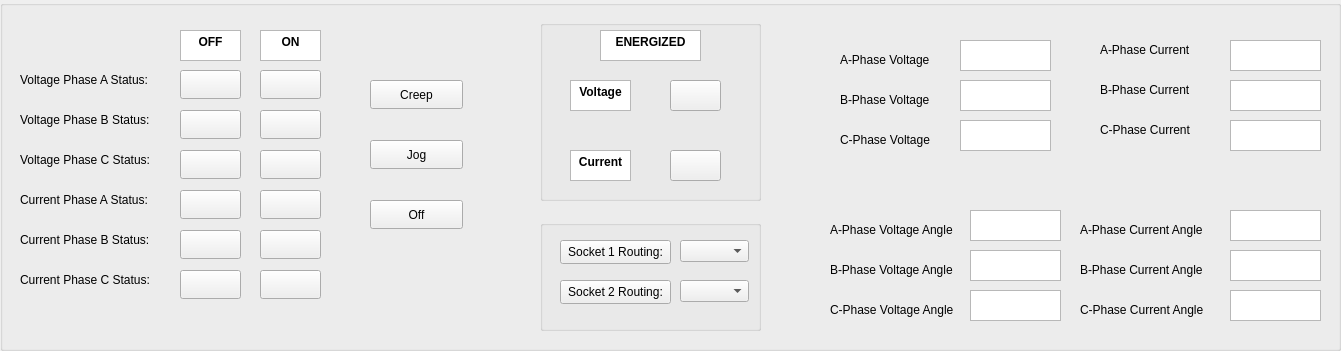
  <widget class="QGroupBox" name="groupBox">
   <property name="geometry">
    <rect>
     <x>10</x>
     <y>60</y>
     <width>1341</width>
     <height>351</height>
    </rect>
   </property>
   <property name="title">
    <string/>
   </property>
   <widget class="QPushButton" name="pB_creep">
    <property name="geometry">
     <rect>
      <x>370</x>
      <y>80</y>
      <width>93</width>
      <height>29</height>
     </rect>
    </property>
    <property name="text">
     <string>Creep</string>
    </property>
   </widget>
   <widget class="QPushButton" name="pB_jog">
    <property name="geometry">
     <rect>
      <x>370</x>
      <y>140</y>
      <width>93</width>
      <height>29</height>
     </rect>
    </property>
    <property name="text">
     <string>Jog</string>
    </property>
   </widget>
   <widget class="QPushButton" name="pB_off">
    <property name="geometry">
     <rect>
      <x>370</x>
      <y>200</y>
      <width>93</width>
      <height>29</height>
     </rect>
    </property>
    <property name="text">
     <string>Off</string>
    </property>
   </widget>
   <widget class="QPushButton" name="pB_vaOff">
    <property name="geometry">
     <rect>
      <x>180</x>
      <y>70</y>
      <width>61</width>
      <height>29</height>
     </rect>
    </property>
    <property name="text">
     <string/>
    </property>
   </widget>
   <widget class="QPushButton" name="pB_vaOn">
    <property name="geometry">
     <rect>
      <x>260</x>
      <y>70</y>
      <width>61</width>
      <height>29</height>
     </rect>
    </property>
    <property name="text">
     <string/>
    </property>
   </widget>
   <widget class="QPushButton" name="pB_vbOff">
    <property name="geometry">
     <rect>
      <x>180</x>
      <y>110</y>
      <width>61</width>
      <height>29</height>
     </rect>
    </property>
    <property name="text">
     <string/>
    </property>
   </widget>
   <widget class="QPushButton" name="pB_vbOn">
    <property name="geometry">
     <rect>
      <x>260</x>
      <y>110</y>
      <width>61</width>
      <height>29</height>
     </rect>
    </property>
    <property name="text">
     <string/>
    </property>
   </widget>
   <widget class="QPushButton" name="pB_vcOff">
    <property name="geometry">
     <rect>
      <x>180</x>
      <y>150</y>
      <width>61</width>
      <height>29</height>
     </rect>
    </property>
    <property name="text">
     <string/>
    </property>
   </widget>
   <widget class="QPushButton" name="pB_vcOn">
    <property name="geometry">
     <rect>
      <x>260</x>
      <y>150</y>
      <width>61</width>
      <height>29</height>
     </rect>
    </property>
    <property name="text">
     <string/>
    </property>
   </widget>
   <widget class="QPushButton" name="pB_iaOff">
    <property name="geometry">
     <rect>
      <x>180</x>
      <y>190</y>
      <width>61</width>
      <height>29</height>
     </rect>
    </property>
    <property name="text">
     <string/>
    </property>
   </widget>
   <widget class="QPushButton" name="pB_iaOn">
    <property name="geometry">
     <rect>
      <x>260</x>
      <y>190</y>
      <width>61</width>
      <height>29</height>
     </rect>
    </property>
    <property name="text">
     <string/>
    </property>
   </widget>
   <widget class="QPushButton" name="pB_ibOff">
    <property name="geometry">
     <rect>
      <x>180</x>
      <y>230</y>
      <width>61</width>
      <height>29</height>
     </rect>
    </property>
    <property name="text">
     <string/>
    </property>
   </widget>
   <widget class="QPushButton" name="pB_ibOn">
    <property name="geometry">
     <rect>
      <x>260</x>
      <y>230</y>
      <width>61</width>
      <height>29</height>
     </rect>
    </property>
    <property name="text">
     <string/>
    </property>
   </widget>
   <widget class="QPushButton" name="pB_icOff">
    <property name="geometry">
     <rect>
      <x>180</x>
      <y>270</y>
      <width>61</width>
      <height>29</height>
     </rect>
    </property>
    <property name="text">
     <string/>
    </property>
   </widget>
   <widget class="QPushButton" name="pB_icOn">
    <property name="geometry">
     <rect>
      <x>260</x>
      <y>270</y>
      <width>61</width>
      <height>29</height>
     </rect>
    </property>
    <property name="text">
     <string/>
    </property>
   </widget>
   <widget class="QTextBrowser" name="label_offManualControl">
    <property name="geometry">
     <rect>
      <x>180</x>
      <y>30</y>
      <width>61</width>
      <height>31</height>
     </rect>
    </property>
    <property name="html">
     <string>&lt;!DOCTYPE HTML PUBLIC &quot;-//W3C//DTD HTML 4.0//EN&quot; &quot;http://www.w3.org/TR/REC-html40/strict.dtd&quot;&gt;
&lt;html&gt;&lt;head&gt;&lt;meta name=&quot;qrichtext&quot; content=&quot;1&quot; /&gt;&lt;style type=&quot;text/css&quot;&gt;
p, li { white-space: pre-wrap; }
&lt;/style&gt;&lt;/head&gt;&lt;body style=&quot; font-family:'MS Shell Dlg 2'; font-size:9.75pt; font-weight:400; font-style:normal;&quot;&gt;
&lt;p align=&quot;center&quot; style=&quot; margin-top:0px; margin-bottom:0px; margin-left:0px; margin-right:0px; -qt-block-indent:0; text-indent:0px;&quot;&gt;&lt;span style=&quot; font-family:'Segoe UI'; font-size:9pt; font-weight:696;&quot;&gt;OFF&lt;/span&gt;&lt;/p&gt;&lt;/body&gt;&lt;/html&gt;</string>
    </property>
   </widget>
   <widget class="QTextBrowser" name="label_onManualControl">
    <property name="geometry">
     <rect>
      <x>260</x>
      <y>30</y>
      <width>61</width>
      <height>31</height>
     </rect>
    </property>
    <property name="html">
     <string>&lt;!DOCTYPE HTML PUBLIC &quot;-//W3C//DTD HTML 4.0//EN&quot; &quot;http://www.w3.org/TR/REC-html40/strict.dtd&quot;&gt;
&lt;html&gt;&lt;head&gt;&lt;meta name=&quot;qrichtext&quot; content=&quot;1&quot; /&gt;&lt;style type=&quot;text/css&quot;&gt;
p, li { white-space: pre-wrap; }
&lt;/style&gt;&lt;/head&gt;&lt;body style=&quot; font-family:'MS Shell Dlg 2'; font-size:9.75pt; font-weight:400; font-style:normal;&quot;&gt;
&lt;p align=&quot;center&quot; style=&quot; margin-top:0px; margin-bottom:0px; margin-left:0px; margin-right:0px; -qt-block-indent:0; text-indent:0px;&quot;&gt;&lt;span style=&quot; font-family:'Segoe UI'; font-size:9pt; font-weight:696;&quot;&gt;ON&lt;/span&gt;&lt;/p&gt;&lt;/body&gt;&lt;/html&gt;</string>
    </property>
   </widget>
   <widget class="QLabel" name="label">
    <property name="geometry">
     <rect>
      <x>20</x>
      <y>70</y>
      <width>141</width>
      <height>20</height>
     </rect>
    </property>
    <property name="text">
     <string>Voltage Phase A Status:</string>
    </property>
   </widget>
   <widget class="QLabel" name="label_2">
    <property name="geometry">
     <rect>
      <x>20</x>
      <y>110</y>
      <width>141</width>
      <height>20</height>
     </rect>
    </property>
    <property name="text">
     <string>Voltage Phase B Status:</string>
    </property>
   </widget>
   <widget class="QLabel" name="label_3">
    <property name="geometry">
     <rect>
      <x>20</x>
      <y>150</y>
      <width>141</width>
      <height>20</height>
     </rect>
    </property>
    <property name="text">
     <string>Voltage Phase C Status:</string>
    </property>
   </widget>
   <widget class="QLabel" name="label_4">
    <property name="geometry">
     <rect>
      <x>20</x>
      <y>190</y>
      <width>141</width>
      <height>20</height>
     </rect>
    </property>
    <property name="text">
     <string>Current Phase A Status:</string>
    </property>
   </widget>
   <widget class="QLabel" name="label_5">
    <property name="geometry">
     <rect>
      <x>20</x>
      <y>230</y>
      <width>141</width>
      <height>20</height>
     </rect>
    </property>
    <property name="text">
     <string>Current Phase B Status:</string>
    </property>
   </widget>
   <widget class="QLabel" name="label_6">
    <property name="geometry">
     <rect>
      <x>20</x>
      <y>270</y>
      <width>141</width>
      <height>20</height>
     </rect>
    </property>
    <property name="text">
     <string>Current Phase C Status:</string>
    </property>
   </widget>
   <widget class="QTextEdit" name="TB_va">
    <property name="geometry">
     <rect>
      <x>960</x>
      <y>40</y>
      <width>91</width>
      <height>31</height>
     </rect>
    </property>
   </widget>
   <widget class="QTextEdit" name="TB_vb">
    <property name="geometry">
     <rect>
      <x>960</x>
      <y>80</y>
      <width>91</width>
      <height>31</height>
     </rect>
    </property>
   </widget>
   <widget class="QTextEdit" name="TB_vc">
    <property name="geometry">
     <rect>
      <x>960</x>
      <y>120</y>
      <width>91</width>
      <height>31</height>
     </rect>
    </property>
   </widget>
   <widget class="QTextEdit" name="TB_vaAngle">
    <property name="geometry">
     <rect>
      <x>970</x>
      <y>210</y>
      <width>91</width>
      <height>31</height>
     </rect>
    </property>
   </widget>
   <widget class="QTextEdit" name="TB_vbAngle">
    <property name="geometry">
     <rect>
      <x>970</x>
      <y>250</y>
      <width>91</width>
      <height>31</height>
     </rect>
    </property>
   </widget>
   <widget class="QTextEdit" name="TB_vcAngle">
    <property name="geometry">
     <rect>
      <x>970</x>
      <y>290</y>
      <width>91</width>
      <height>31</height>
     </rect>
    </property>
   </widget>
   <widget class="QTextEdit" name="TB_ia">
    <property name="geometry">
     <rect>
      <x>1230</x>
      <y>40</y>
      <width>91</width>
      <height>31</height>
     </rect>
    </property>
   </widget>
   <widget class="QTextEdit" name="TB_ib">
    <property name="geometry">
     <rect>
      <x>1230</x>
      <y>80</y>
      <width>91</width>
      <height>31</height>
     </rect>
    </property>
   </widget>
   <widget class="QTextEdit" name="TB_ic">
    <property name="geometry">
     <rect>
      <x>1230</x>
      <y>120</y>
      <width>91</width>
      <height>31</height>
     </rect>
    </property>
   </widget>
   <widget class="QTextEdit" name="TB_iaAngle">
    <property name="geometry">
     <rect>
      <x>1230</x>
      <y>210</y>
      <width>91</width>
      <height>31</height>
     </rect>
    </property>
   </widget>
   <widget class="QTextEdit" name="TB_ibAngle">
    <property name="geometry">
     <rect>
      <x>1230</x>
      <y>250</y>
      <width>91</width>
      <height>31</height>
     </rect>
    </property>
   </widget>
   <widget class="QTextEdit" name="TB_icAngle">
    <property name="geometry">
     <rect>
      <x>1230</x>
      <y>290</y>
      <width>91</width>
      <height>31</height>
     </rect>
    </property>
   </widget>
   <widget class="QLabel" name="label_7">
    <property name="geometry">
     <rect>
      <x>840</x>
      <y>50</y>
      <width>121</width>
      <height>20</height>
     </rect>
    </property>
    <property name="text">
     <string>A-Phase Voltage</string>
    </property>
   </widget>
   <widget class="QLabel" name="label_8">
    <property name="geometry">
     <rect>
      <x>840</x>
      <y>90</y>
      <width>111</width>
      <height>20</height>
     </rect>
    </property>
    <property name="text">
     <string>B-Phase Voltage</string>
    </property>
   </widget>
   <widget class="QLabel" name="label_9">
    <property name="geometry">
     <rect>
      <x>840</x>
      <y>130</y>
      <width>121</width>
      <height>20</height>
     </rect>
    </property>
    <property name="text">
     <string>C-Phase Voltage</string>
    </property>
   </widget>
   <widget class="QLabel" name="label_10">
    <property name="geometry">
     <rect>
      <x>1100</x>
      <y>40</y>
      <width>121</width>
      <height>20</height>
     </rect>
    </property>
    <property name="text">
     <string>A-Phase Current</string>
    </property>
   </widget>
   <widget class="QLabel" name="label_11">
    <property name="geometry">
     <rect>
      <x>1100</x>
      <y>80</y>
      <width>111</width>
      <height>20</height>
     </rect>
    </property>
    <property name="text">
     <string>B-Phase Current</string>
    </property>
   </widget>
   <widget class="QLabel" name="label_12">
    <property name="geometry">
     <rect>
      <x>1100</x>
      <y>120</y>
      <width>121</width>
      <height>20</height>
     </rect>
    </property>
    <property name="text">
     <string>C-Phase Current</string>
    </property>
   </widget>
   <widget class="QLabel" name="label_13">
    <property name="geometry">
     <rect>
      <x>830</x>
      <y>220</y>
      <width>161</width>
      <height>20</height>
     </rect>
    </property>
    <property name="text">
     <string>A-Phase Voltage Angle</string>
    </property>
   </widget>
   <widget class="QLabel" name="label_14">
    <property name="geometry">
     <rect>
      <x>830</x>
      <y>260</y>
      <width>161</width>
      <height>20</height>
     </rect>
    </property>
    <property name="text">
     <string>B-Phase Voltage Angle</string>
    </property>
   </widget>
   <widget class="QLabel" name="label_15">
    <property name="geometry">
     <rect>
      <x>830</x>
      <y>300</y>
      <width>161</width>
      <height>20</height>
     </rect>
    </property>
    <property name="text">
     <string>C-Phase Voltage Angle</string>
    </property>
   </widget>
   <widget class="QLabel" name="label_16">
    <property name="geometry">
     <rect>
      <x>1080</x>
      <y>220</y>
      <width>151</width>
      <height>20</height>
     </rect>
    </property>
    <property name="text">
     <string>A-Phase Current Angle</string>
    </property>
   </widget>
   <widget class="QLabel" name="label_17">
    <property name="geometry">
     <rect>
      <x>1080</x>
      <y>260</y>
      <width>151</width>
      <height>20</height>
     </rect>
    </property>
    <property name="text">
     <string>B-Phase Current Angle</string>
    </property>
   </widget>
   <widget class="QLabel" name="label_18">
    <property name="geometry">
     <rect>
      <x>1080</x>
      <y>300</y>
      <width>151</width>
      <height>20</height>
     </rect>
    </property>
    <property name="text">
     <string>C-Phase Current Angle</string>
    </property>
   </widget>
   <widget class="QGroupBox" name="groupBox_5">
    <property name="geometry">
     <rect>
      <x>540</x>
      <y>20</y>
      <width>221</width>
      <height>181</height>
     </rect>
    </property>
    <property name="title">
     <string/>
    </property>
    <widget class="QPushButton" name="pushButton_Voltage">
     <property name="geometry">
      <rect>
       <x>130</x>
       <y>60</y>
       <width>51</width>
       <height>31</height>
      </rect>
     </property>
     <property name="text">
      <string/>
     </property>
    </widget>
    <widget class="QPushButton" name="pushButton_Current">
     <property name="geometry">
      <rect>
       <x>130</x>
       <y>130</y>
       <width>51</width>
       <height>31</height>
      </rect>
     </property>
     <property name="text">
      <string/>
     </property>
    </widget>
    <widget class="QTextBrowser" name="label_voltageManualControl">
     <property name="geometry">
      <rect>
       <x>30</x>
       <y>60</y>
       <width>61</width>
       <height>31</height>
      </rect>
     </property>
     <property name="html">
      <string>&lt;!DOCTYPE HTML PUBLIC &quot;-//W3C//DTD HTML 4.0//EN&quot; &quot;http://www.w3.org/TR/REC-html40/strict.dtd&quot;&gt;
&lt;html&gt;&lt;head&gt;&lt;meta name=&quot;qrichtext&quot; content=&quot;1&quot; /&gt;&lt;style type=&quot;text/css&quot;&gt;
p, li { white-space: pre-wrap; }
&lt;/style&gt;&lt;/head&gt;&lt;body style=&quot; font-family:'MS Shell Dlg 2'; font-size:9.75pt; font-weight:400; font-style:normal;&quot;&gt;
&lt;p align=&quot;center&quot; style=&quot; margin-top:0px; margin-bottom:0px; margin-left:0px; margin-right:0px; -qt-block-indent:0; text-indent:0px;&quot;&gt;&lt;span style=&quot; font-family:'Segoe UI'; font-size:9pt; font-weight:696;&quot;&gt;Voltage&lt;/span&gt;&lt;/p&gt;&lt;/body&gt;&lt;/html&gt;</string>
     </property>
    </widget>
    <widget class="QTextBrowser" name="label_currentManualControl">
     <property name="geometry">
      <rect>
       <x>30</x>
       <y>130</y>
       <width>61</width>
       <height>31</height>
      </rect>
     </property>
     <property name="html">
      <string>&lt;!DOCTYPE HTML PUBLIC &quot;-//W3C//DTD HTML 4.0//EN&quot; &quot;http://www.w3.org/TR/REC-html40/strict.dtd&quot;&gt;
&lt;html&gt;&lt;head&gt;&lt;meta name=&quot;qrichtext&quot; content=&quot;1&quot; /&gt;&lt;style type=&quot;text/css&quot;&gt;
p, li { white-space: pre-wrap; }
&lt;/style&gt;&lt;/head&gt;&lt;body style=&quot; font-family:'MS Shell Dlg 2'; font-size:9.75pt; font-weight:400; font-style:normal;&quot;&gt;
&lt;p align=&quot;center&quot; style=&quot; margin-top:0px; margin-bottom:0px; margin-left:0px; margin-right:0px; -qt-block-indent:0; text-indent:0px;&quot;&gt;&lt;span style=&quot; font-family:'Segoe UI'; font-size:9pt; font-weight:696;&quot;&gt;Current&lt;/span&gt;&lt;/p&gt;&lt;/body&gt;&lt;/html&gt;</string>
     </property>
    </widget>
    <widget class="QTextBrowser" name="label_energizedManualControl">
     <property name="geometry">
      <rect>
       <x>60</x>
       <y>10</y>
       <width>101</width>
       <height>31</height>
      </rect>
     </property>
     <property name="html">
      <string>&lt;!DOCTYPE HTML PUBLIC &quot;-//W3C//DTD HTML 4.0//EN&quot; &quot;http://www.w3.org/TR/REC-html40/strict.dtd&quot;&gt;
&lt;html&gt;&lt;head&gt;&lt;meta name=&quot;qrichtext&quot; content=&quot;1&quot; /&gt;&lt;style type=&quot;text/css&quot;&gt;
p, li { white-space: pre-wrap; }
&lt;/style&gt;&lt;/head&gt;&lt;body style=&quot; font-family:'MS Shell Dlg 2'; font-size:9.75pt; font-weight:400; font-style:normal;&quot;&gt;
&lt;p align=&quot;center&quot; style=&quot; margin-top:0px; margin-bottom:0px; margin-left:0px; margin-right:0px; -qt-block-indent:0; text-indent:0px;&quot;&gt;&lt;span style=&quot; font-family:'Segoe UI'; font-size:9pt; font-weight:696;&quot;&gt;ENERGIZED&lt;/span&gt;&lt;/p&gt;&lt;/body&gt;&lt;/html&gt;</string>
     </property>
    </widget>
   </widget>
   <widget class="QGroupBox" name="groupBox_6">
    <property name="geometry">
     <rect>
      <x>540</x>
      <y>220</y>
      <width>221</width>
      <height>111</height>
     </rect>
    </property>
    <property name="title">
     <string/>
    </property>
    <widget class="QPushButton" name="labelManual_socket1">
     <property name="geometry">
      <rect>
       <x>20</x>
       <y>20</y>
       <width>111</width>
       <height>24</height>
      </rect>
     </property>
     <property name="text">
      <string>Socket 1 Routing:</string>
     </property>
    </widget>
    <widget class="QPushButton" name="labelManual_socket2">
     <property name="geometry">
      <rect>
       <x>20</x>
       <y>60</y>
       <width>111</width>
       <height>24</height>
      </rect>
     </property>
     <property name="text">
      <string>Socket 2 Routing:</string>
     </property>
    </widget>
    <widget class="QComboBox" name="dropDownManual_routing1">
     <property name="geometry">
      <rect>
       <x>140</x>
       <y>20</y>
       <width>69</width>
       <height>22</height>
      </rect>
     </property>
     <item>
      <property name="text">
       <string/>
      </property>
     </item>
     <item>
      <property name="text">
       <string>1S</string>
      </property>
     </item>
     <item>
      <property name="text">
       <string>2S</string>
      </property>
     </item>
     <item>
      <property name="text">
       <string>3S</string>
      </property>
     </item>
     <item>
      <property name="text">
       <string>4S</string>
      </property>
     </item>
     <item>
      <property name="text">
       <string>5S</string>
      </property>
     </item>
     <item>
      <property name="text">
       <string>6S</string>
      </property>
     </item>
     <item>
      <property name="text">
       <string>8S</string>
      </property>
     </item>
     <item>
      <property name="text">
       <string>9S</string>
      </property>
     </item>
     <item>
      <property name="text">
       <string>10S</string>
      </property>
     </item>
     <item>
      <property name="text">
       <string>11S</string>
      </property>
     </item>
     <item>
      <property name="text">
       <string>12S</string>
      </property>
     </item>
     <item>
      <property name="text">
       <string>13S</string>
      </property>
     </item>
     <item>
      <property name="text">
       <string>14S</string>
      </property>
     </item>
     <item>
      <property name="text">
       <string>15S</string>
      </property>
     </item>
     <item>
      <property name="text">
       <string>16S</string>
      </property>
     </item>
     <item>
      <property name="text">
       <string>17S</string>
      </property>
     </item>
     <item>
      <property name="text">
       <string>22S</string>
      </property>
     </item>
     <item>
      <property name="text">
       <string>23S</string>
      </property>
     </item>
     <item>
      <property name="text">
       <string>25S</string>
      </property>
     </item>
     <item>
      <property name="text">
       <string>26S</string>
      </property>
     </item>
     <item>
      <property name="text">
       <string>29S</string>
      </property>
     </item>
     <item>
      <property name="text">
       <string>32S</string>
      </property>
     </item>
     <item>
      <property name="text">
       <string>35S</string>
      </property>
     </item>
     <item>
      <property name="text">
       <string>36S</string>
      </property>
     </item>
     <item>
      <property name="text">
       <string>45S</string>
      </property>
     </item>
     <item>
      <property name="text">
       <string>46S</string>
      </property>
     </item>
     <item>
      <property name="text">
       <string>48S</string>
      </property>
     </item>
     <item>
      <property name="text">
       <string>56S</string>
      </property>
     </item>
     <item>
      <property name="text">
       <string>66S</string>
      </property>
     </item>
     <item>
      <property name="text">
       <string>1 IEC</string>
      </property>
     </item>
     <item>
      <property name="text">
       <string>16-4Wye</string>
      </property>
     </item>
     <item>
      <property name="text">
       <string>16 IEC</string>
      </property>
     </item>
     <item>
      <property name="text">
       <string>9 LCS</string>
      </property>
     </item>
     <item>
      <property name="text">
       <string>LCS A ONLY</string>
      </property>
     </item>
     <item>
      <property name="text">
       <string/>
      </property>
     </item>
    </widget>
    <widget class="QComboBox" name="dropDownManual_routing2">
     <property name="geometry">
      <rect>
       <x>140</x>
       <y>60</y>
       <width>69</width>
       <height>22</height>
      </rect>
     </property>
     <item>
      <property name="text">
       <string/>
      </property>
     </item>
     <item>
      <property name="text">
       <string>1S</string>
      </property>
     </item>
     <item>
      <property name="text">
       <string>2S</string>
      </property>
     </item>
     <item>
      <property name="text">
       <string>3S</string>
      </property>
     </item>
     <item>
      <property name="text">
       <string>4S</string>
      </property>
     </item>
     <item>
      <property name="text">
       <string>5S</string>
      </property>
     </item>
     <item>
      <property name="text">
       <string>6S</string>
      </property>
     </item>
     <item>
      <property name="text">
       <string>8S</string>
      </property>
     </item>
     <item>
      <property name="text">
       <string>9S</string>
      </property>
     </item>
     <item>
      <property name="text">
       <string>10S</string>
      </property>
     </item>
     <item>
      <property name="text">
       <string>11S</string>
      </property>
     </item>
     <item>
      <property name="text">
       <string>12S</string>
      </property>
     </item>
     <item>
      <property name="text">
       <string>13S</string>
      </property>
     </item>
     <item>
      <property name="text">
       <string>14S</string>
      </property>
     </item>
     <item>
      <property name="text">
       <string>15S</string>
      </property>
     </item>
     <item>
      <property name="text">
       <string>16S</string>
      </property>
     </item>
     <item>
      <property name="text">
       <string>17S</string>
      </property>
     </item>
     <item>
      <property name="text">
       <string>22S</string>
      </property>
     </item>
     <item>
      <property name="text">
       <string>23S</string>
      </property>
     </item>
     <item>
      <property name="text">
       <string>25S</string>
      </property>
     </item>
     <item>
      <property name="text">
       <string>26S</string>
      </property>
     </item>
     <item>
      <property name="text">
       <string>29S</string>
      </property>
     </item>
     <item>
      <property name="text">
       <string>32S</string>
      </property>
     </item>
     <item>
      <property name="text">
       <string>35S</string>
      </property>
     </item>
     <item>
      <property name="text">
       <string>36S</string>
      </property>
     </item>
     <item>
      <property name="text">
       <string>45S</string>
      </property>
     </item>
     <item>
      <property name="text">
       <string>46S</string>
      </property>
     </item>
     <item>
      <property name="text">
       <string>48S</string>
      </property>
     </item>
     <item>
      <property name="text">
       <string>56S</string>
      </property>
     </item>
     <item>
      <property name="text">
       <string>66S</string>
      </property>
     </item>
     <item>
      <property name="text">
       <string>1 IEC</string>
      </property>
     </item>
     <item>
      <property name="text">
       <string>16-4Wye</string>
      </property>
     </item>
     <item>
      <property name="text">
       <string>16 IEC</string>
      </property>
     </item>
     <item>
      <property name="text">
       <string>9 IEC</string>
      </property>
     </item>
     <item>
      <property name="text">
       <string>9 LCS</string>
      </property>
     </item>
     <item>
      <property name="text">
       <string>LCS A ONLY</string>
      </property>
     </item>
    </widget>
   </widget>
   <zorder>groupBox_5</zorder>
   <zorder>pB_creep</zorder>
   <zorder>pB_jog</zorder>
   <zorder>pB_off</zorder>
   <zorder>pB_vaOff</zorder>
   <zorder>pB_vaOn</zorder>
   <zorder>pB_vbOff</zorder>
   <zorder>pB_vbOn</zorder>
   <zorder>pB_vcOff</zorder>
   <zorder>pB_vcOn</zorder>
   <zorder>pB_iaOff</zorder>
   <zorder>pB_iaOn</zorder>
   <zorder>pB_ibOff</zorder>
   <zorder>pB_ibOn</zorder>
   <zorder>pB_icOff</zorder>
   <zorder>pB_icOn</zorder>
   <zorder>label_offManualControl</zorder>
   <zorder>label_onManualControl</zorder>
   <zorder>label</zorder>
   <zorder>label_2</zorder>
   <zorder>label_3</zorder>
   <zorder>label_4</zorder>
   <zorder>label_5</zorder>
   <zorder>label_6</zorder>
   <zorder>TB_va</zorder>
   <zorder>TB_vb</zorder>
   <zorder>TB_vc</zorder>
   <zorder>TB_vaAngle</zorder>
   <zorder>TB_vbAngle</zorder>
   <zorder>TB_vcAngle</zorder>
   <zorder>TB_ia</zorder>
   <zorder>TB_ib</zorder>
   <zorder>TB_ic</zorder>
   <zorder>TB_iaAngle</zorder>
   <zorder>TB_ibAngle</zorder>
   <zorder>TB_icAngle</zorder>
   <zorder>label_7</zorder>
   <zorder>label_8</zorder>
   <zorder>label_9</zorder>
   <zorder>label_10</zorder>
   <zorder>label_11</zorder>
   <zorder>label_12</zorder>
   <zorder>label_13</zorder>
   <zorder>label_14</zorder>
   <zorder>label_15</zorder>
   <zorder>label_16</zorder>
   <zorder>label_17</zorder>
   <zorder>label_18</zorder>
   <zorder>groupBox_6</zorder>
  </widget>
